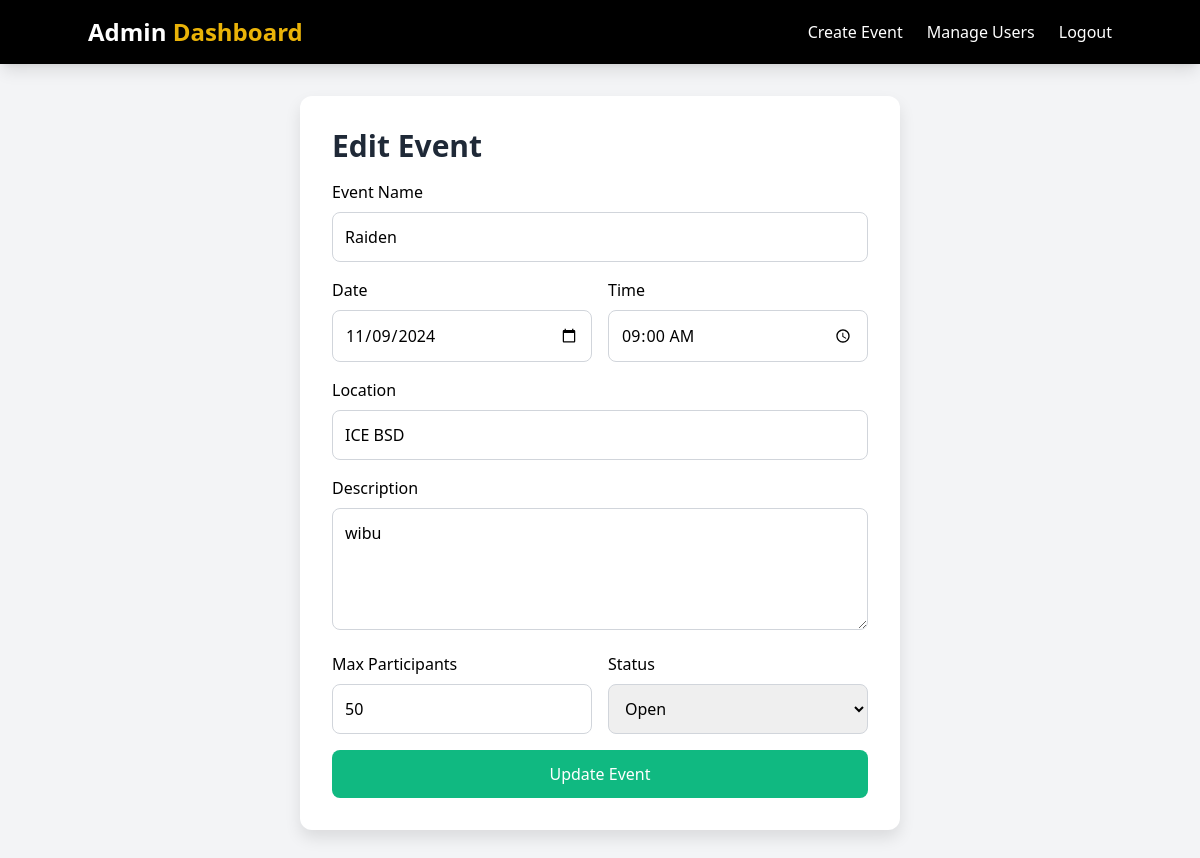
The app's page /admin/edit_event.php?event_id=4 (signed in) with its own data.
### tables this page shows
CREATE TABLE `events` (
  `event_id` int(11) NOT NULL,
  `name` varchar(255) NOT NULL,
  `date` date NOT NULL,
  `time` time NOT NULL,
  `location` text NOT NULL,
  `description` text DEFAULT NULL,
  `max_participants` int(11) DEFAULT NULL,
  `status` enum('open','closed','canceled') DEFAULT 'open',
  `image_url` text DEFAULT NULL
);

### admin/edit_event.php (the view, shortened to what this page needs)
<?php
require '../includes/db.php';
$event_id = $_GET['event_id'];
$event = $conn->query("SELECT * FROM events WHERE event_id = '$event_id'")->fetch_assoc();
?>
<!DOCTYPE html>
<html lang="en">
<head>
    <script src="https://cdn.tailwindcss.com"></script>
</head>
<body>
    <?php include 'navbar_admin.php'; ?>
    <main class="container mx-auto px-4 py-8">
        <div class="form-container">
            <h1 class="text-3xl font-bold mb-4">Edit Event</h1>
            <form method="POST" class="space-y-4">
                <div>
                    <label class="block font-medium">Event Name</label>
                    <input type="text" name="name" value="<?php echo $event['name']; ?>" required>
                </div>
                <div class="grid grid-cols-1 md:grid-cols-2 gap-4">
                    <div>
                        <label class="block font-medium">Date</label>
                        <input type="date" name="date" value="<?php echo $event['date']; ?>" required>
                    </div>
                    <div>
                        <label class="block font-medium">Time</label>
                        <input type="time" name="time" value="<?php echo $event['time']; ?>" required>
                    </div>
                </div>
                <div>
                    <label class="block font-medium">Location</label>
                    <input type="text" name="location" value="<?php echo $event['location']; ?>" required>
                </div>
                <div>
                    <label class="block font-medium">Description</label>
                    <textarea name="description" rows="4" required><?php echo $event['description']; ?></textarea>
                </div>
                <div class="grid grid-cols-1 md:grid-cols-2 gap-4">
                    <div>
                        <label class="block font-medium">Max Participants</label>
                        <input type="number" name="max_participants" value="<?php echo $event['max_participants']; ?>" required>
                    </div>
                    <div>
                        <label class="block font-medium">Status</label>
                        <select name="status" required>
                            <option value="open" <?php if ($event['status'] == 'open') echo 'selected'; ?>>Open</option>
                        </select>
                    </div>
                </div>
                <button type="submit" name="edit_event">Update Event</button>
            </form>
        </div>
    </main>
</body>
</html>

### admin/edit_event.php (style rules this page uses)
body { background-color: #f3f4f6; display: flex; flex-direction: column; min-height: 100vh; }
main { flex: 1; }
.form-container { background-color: #ffffff; padding: 2rem; border-radius: 12px; box-shadow: 0 8px 16px rgba(0, 0, 0, 0.1); max-width: 600px; margin: auto; }
.form-container h1 { color: #1f2937; }
.form-container input, .form-container textarea, .form-container select { width: 100%; padding: 12px; border: 1px solid #d1d5db; border-radius: 8px; margin-top: 8px; }
.form-container button { width: 100%; background-color: #10b981; color: white; padding: 12px; border: none; border-radius: 8px; margin-top: 16px; transition: background-color 0.3s; }

### records on screen
events: name "Raiden", date "11/09/2024", time "09:00:00", location "ICE BSD", description "wibu", max_participants "50", status "Open"
